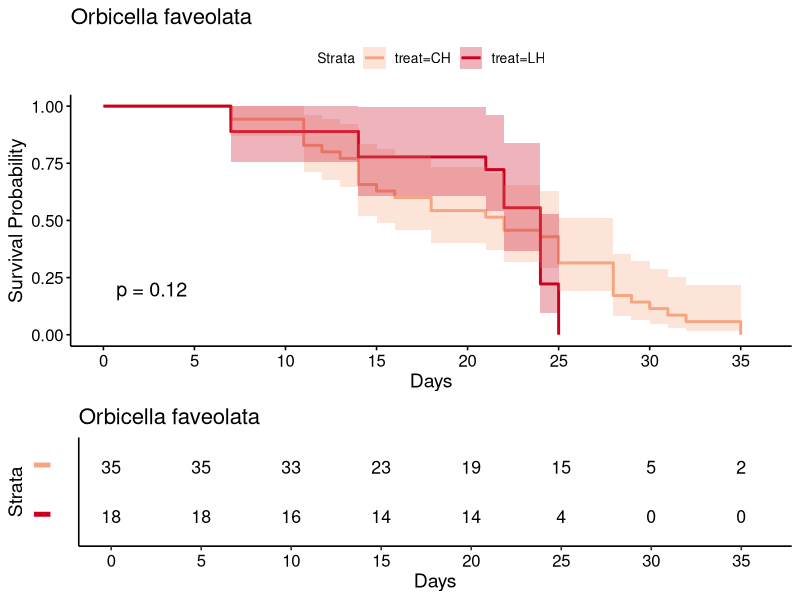
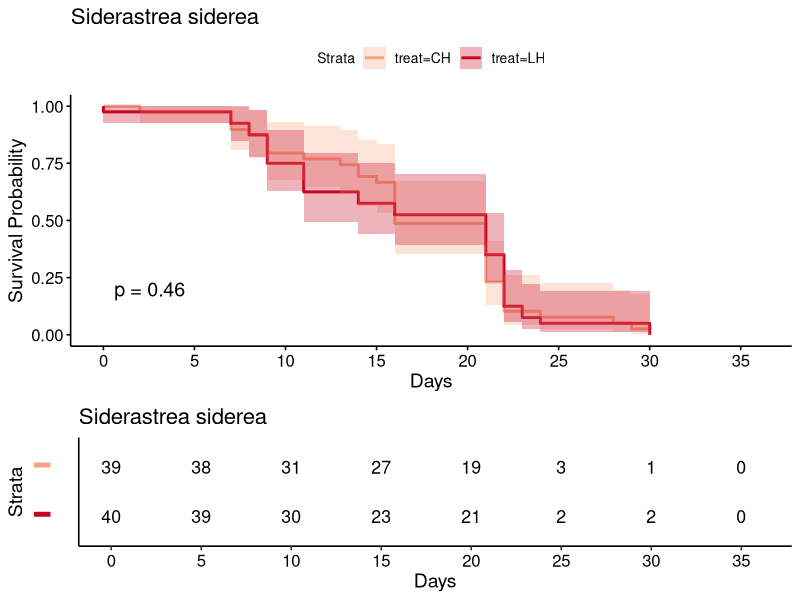
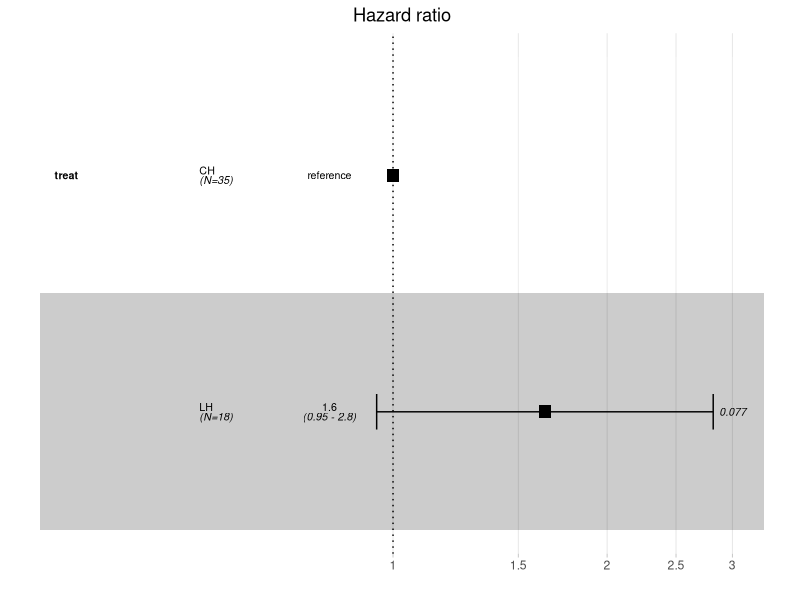
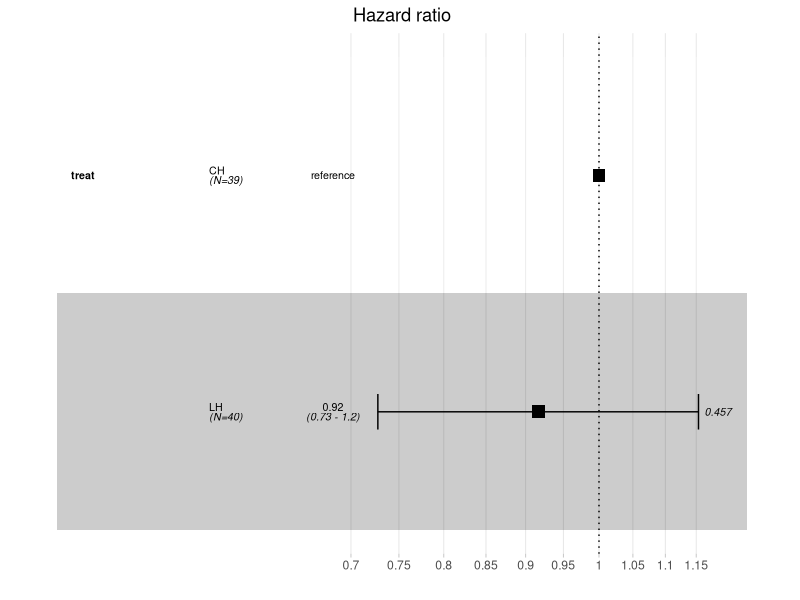
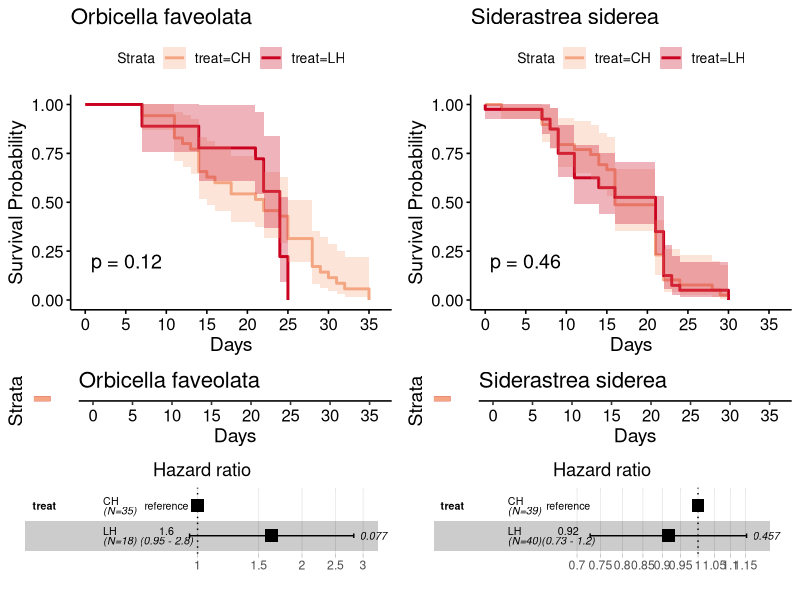
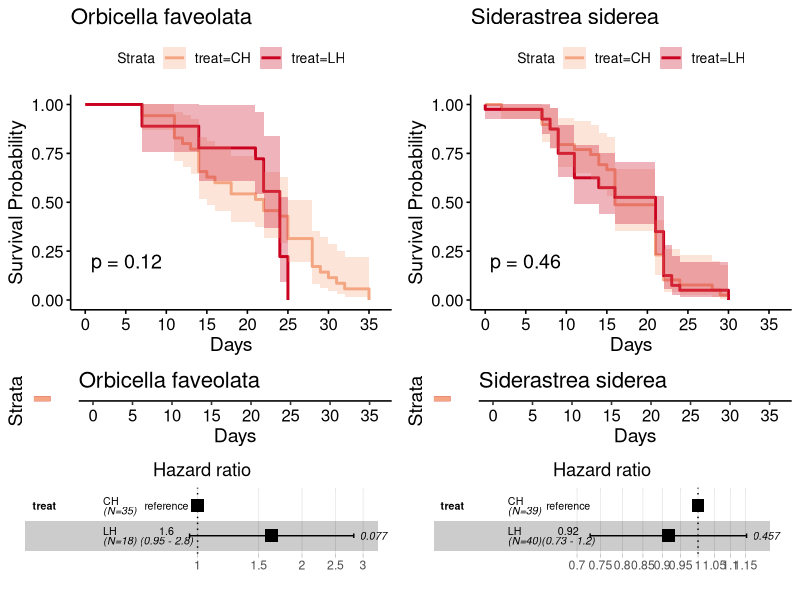

The R source for these figures, in order: (Note: this script raises an error after producing the figures.)
## ---- chunk 1
# -----------------------------------------------------------------------------
# Global chunk options
# echo = TRUE:     show code in rendered output
# warning = FALSE: suppress warnings in rendered document
#                  (warnings still print to console during knitting)
# message = FALSE: suppress package loading messages
# -----------------------------------------------------------------------------
knitr::opts_chunk$set(
  echo    = TRUE,
  warning = FALSE,
  message = FALSE,
  fig.width  = 10,
  fig.height = 6,
  dpi        = 300
)
## ---- chunk 2
library(ggplot2)
library(ggpubr)
library(survival)
library(survminer) # requires ggplot2 < 4.0: under ggplot2 4.x, ggsurvplot() panels draw blank (survminer issue #694)
library(dplyr)
library(lme4)
## ---- chunk 3
urban <- read.csv("../../data/survivorship/urban survivorship.csv", head=T)

# unique genotype ID (genotype numbers are nested within site and species)
urban$geno_id <- paste(urban$species, urban$site, urban$geno, sep = "_")

# second heat-stress cohort (control temperature fragments moved to heat): the data file dates this ramp from
# the experiment schedule (ramp 4/23, 33 C set point 5/7). The tank loggers show the ambient tanks at 22.5 C
# through Apr 24 and at 24.0 C on Apr 28 23:15, reaching 33 C on May 10 (0.75 C/day), i.e. ramp from Apr 26
# and set point May 10, seven days after the first cohort reached its set point (Apr 19). Dates follow the loggers
# (data file unchanged): ramp 4/26, start 5/10; the control temperature period ends the day before (5/9).
# Days are recalculated from start and end.
urban %>%
  mutate(ramp  = if_else(ramp == "4/23/21", "4/26/21", ramp),
         start = if_else(start == "5/7/21", "5/10/21", start),
         end   = if_else(treat %in% c("CC", "LC") & end == "5/6/21", "5/9/21", end),
         days  = as.numeric(as.Date(end, "%m/%d/%y") - as.Date(start, "%m/%d/%y"))) -> urban
stopifnot(all(urban$days >= 0), !any(urban$ramp == "4/23/21"))
str(urban)
head(urban)

# No fragments died in the control temperature treatments (CC, LC) during the 20-day control period,
# so survival analyses use the heat treatments (CH, LH) only
urban %>%
  filter(treat %in% c("CC", "LC")) %>%
  group_by(species, treat) %>%
  summarise(n = n(), deaths = sum(status), days = max(days), .groups = "drop")

# Heat treatments combine two cohorts held in separate tanks: fragments heated from the start (4/5 ramp),
# and the control temperature fragments, which were moved to heat after the 20-day control period
# (4/26 ramp; CC -> CH, LC -> LH). Late-cohort LH fragments therefore had 3 additional weeks of
# low pH exposure before heat stress. Cohort effects are tested in the cohort and tank sensitivity section.
## ---- chunk 4
# heat treatments only, by species
urban_ofav_treat <- subset(urban, species == "Ofav" & treat %in% c("CH", "LH"))
urban_ofav_treat$treat <- factor(urban_ofav_treat$treat, levels = c("CH", "LH"))
urban_ofav_treat$site <- factor(urban_ofav_treat$site, levels = c("Emerald", "Rainbow", "Star", "MacN"))

urban_ssid_treat <- subset(urban, species == "Ssid" & treat %in% c("CH", "LH"))
urban_ssid_treat$treat <- factor(urban_ssid_treat$treat, levels = c("CH", "LH"))
urban_ssid_treat$site <- factor(urban_ssid_treat$site, levels = c("Emerald", "Rainbow", "Star", "MacN"))

# Kaplan-Meier survival curves for each species
fit_ofav_treat <- survfit(Surv(days, status) ~ treat, data = urban_ofav_treat)
summary(fit_ofav_treat)

fit_ssid_treat <- survfit(Surv(days, status) ~ treat, data = urban_ssid_treat)
summary(fit_ssid_treat)

# display a ggsurvplot object (survival curves + risk table) as a single figure; printing ggsurvplot
# objects directly can output "NULL" when knitting with newer survminer versions
show_km <- function(p) ggarrange(p$plot, p$table, heights = c(2, 1), ncol = 1, nrow = 2)

# p-values for Kaplan-Meier plots: robust score (log-rank) test from the genotype-clustered Cox model
robust_score_p <- function(model) {
  paste0("p = ", format.pval(summary(model)$robscore["pvalue"], digits = 2, eps = 0.001))
}

# Cox models use robust standard errors clustered by genotype (cluster = geno_id), because fragments from
# the same colony are not independent. p-values on the Kaplan-Meier plots are the genotype-adjusted
# robust score (log-rank) tests from these models.
# hazard ratio by treatment
hazard_ofav_treat <- coxph(Surv(days, status) ~ treat, data = urban_ofav_treat, cluster = geno_id)
summary(hazard_ofav_treat)

hazard_ssid_treat <- coxph(Surv(days, status) ~ treat, data = urban_ssid_treat, cluster = geno_id)
summary(hazard_ssid_treat)

# NOTE: hazard_ofav_treat violates the proportional hazards assumption (CH and LH survival curves cross
# near day 20), so its single hazard ratio in the plot below is not interpretable; the robust score test
# remains valid. See the O. faveolata time-split section for period-specific hazard ratios.

# Kaplan-Meier plots for each species
fill.color2<-c("#f4a582","#ca0020")

survival_ofav_treat<-ggsurvplot(fit_ofav_treat, data = urban_ofav_treat, pval = robust_score_p(hazard_ofav_treat), xlab="Days", ylab="Survival Probability",
                                conf.int = T, risk.table=T, palette=fill.color2,
                                break.time.by=5, xlim=c(0,36), risk.table.y.text = FALSE) + ggtitle("Orbicella faveolata") 
show_km(survival_ofav_treat)

survival_ssid_treat<-ggsurvplot(fit_ssid_treat, data = urban_ssid_treat, pval = robust_score_p(hazard_ssid_treat), xlab="Days", ylab="Survival Probability",
                                conf.int = T, risk.table=T, palette=fill.color2,
                                break.time.by=5, xlim=c(0,36), risk.table.y.text = FALSE) + ggtitle("Siderastrea siderea") 
show_km(survival_ssid_treat)

# ggforest() cannot handle the genotype cluster or treatment strata terms, so they are hidden from the plotting copy of the model.
# Hazard ratios, CIs, and p-values in the plots remain genotype-adjusted (robust standard errors).
# The ggforest() footer (events, unadjusted likelihood ratio p-value, AIC, concordance) overlaps the x-axis labels,
# so it is removed; the genotype-adjusted p-value is shown on the Kaplan-Meier plot above each hazard ratio plot.
drop_footer <- function(g) {
  if (inherits(g, "gtable")) {
    g$grobs <- lapply(g$grobs, drop_footer)
    return(g)
  }
  if (inherits(g, "gTree") && length(g$children) > 0) {
    kids <- g$children
    keep <- !vapply(kids, function(k) inherits(k, "text") && any(grepl("# Events", k$label, fixed = TRUE)), logical(1))
    g <- grid::setChildren(g, do.call(grid::gList, lapply(kids[keep], drop_footer)))
  }
  g
}

forest_clustered <- function(model, data, ...) {
  dc <- attr(model$terms, "dataClasses")
  attr(model$terms, "dataClasses") <- dc[names(dc) != "(cluster)" & !grepl("^strata\\(", names(dc))]
  p <- ggforest(model, data = data, ...)
  grob <- p$layers[[1]]$geom_params$grob
  if (is.null(grob)) return(p) # fall back to the unmodified plot if the plot structure differs
  ggpubr::as_ggplot(drop_footer(grob))
}

# hazard ratio plots
hazplot_ofav_treat <- forest_clustered(hazard_ofav_treat, data = urban_ofav_treat)
hazplot_ofav_treat

hazplot_ssid_treat <- forest_clustered(hazard_ssid_treat, data = urban_ssid_treat)
hazplot_ssid_treat

# survivorship by treatment figure
urban_treatment_multiplot<-ggarrange(survival_ofav_treat$plot,
                                     survival_ssid_treat$plot, 
                                     survival_ofav_treat$table, 
                                     survival_ssid_treat$table,
                                     hazplot_ofav_treat,
                                     hazplot_ssid_treat,
                                     heights = c(2, 0.5, 0.8),
                                     ncol = 2, nrow = 3)
urban_treatment_multiplot

ggsave("../../outputs/survivorship/urban survivorship treatment.pdf", urban_treatment_multiplot, width=10, height=11,dpi = 300)
## ---- chunk 5
# -----------------------------------------------------------------------------
# The O. faveolata CH vs LH Cox model violates the proportional hazards
# assumption because the survival curves cross: LH delayed mortality until
# about day 20, then declined faster than CH. Splitting follow-up at day 20
# estimates a separate LH vs CH hazard ratio for each period.
# Hazards remain non-proportional after day 20 (cox.zph p < 0.01) because LH
# mortality is concentrated in days 20-27, so the after-day-20 hazard ratio is
# an average over that period; the direction (LH faster after day 20) is the
# robust conclusion.
# -----------------------------------------------------------------------------
ofav_split <- survSplit(Surv(days, status) ~ treat + geno_id, data = urban_ofav_treat,
                        cut = 20, episode = "period") %>%
  mutate(LH_days_0_20 = as.numeric(treat == "LH" & period == 1),
         LH_after_day_20 = as.numeric(treat == "LH" & period == 2))

hazard_ofav_treat_split <- coxph(Surv(tstart, days, status) ~ LH_days_0_20 + LH_after_day_20,
                                 data = ofav_split, cluster = geno_id)
summary(hazard_ofav_treat_split)
cox.zph(hazard_ofav_treat_split) # proportional hazards within each period

s_split <- summary(hazard_ofav_treat_split)
ofav_time_split <- data.frame(period = c("days 0-20", "after day 20"),
                              LH_vs_CH_HR = round(s_split$conf.int[, 1], 2),
                              lower_95 = round(s_split$conf.int[, 3], 2),
                              upper_95 = round(s_split$conf.int[, 4], 2),
                              robust_p = signif(s_split$coefficients[, "Pr(>|z|)"], 3))
ofav_time_split

write.csv(ofav_time_split, file = "../../outputs/survivorship/urban survivorship ofav treatment time split.csv", row.names = FALSE)
## ---- chunk 6
# -----------------------------------------------------------------------------
# CH vs LH survival did not differ in either species, so the heat treatments
# are combined for site comparisons, using the same datasets as the treatment
# section. Cox models are stratified by treatment, giving CH and LH separate
# baseline hazards (O. faveolata CH and LH survival curves cross), and use
# robust standard errors clustered by genotype.
# -----------------------------------------------------------------------------

# Kaplan-Meier survival curves for each species
fit_ofav_site <- survfit(Surv(days, status) ~ site, data = urban_ofav_treat)
summary(fit_ofav_site)

fit_ssid_site <- survfit(Surv(days, status) ~ site, data = urban_ssid_treat)
summary(fit_ssid_site)

# hazard ratio by site
hazard_ofav_site <- coxph(Surv(days, status) ~ site + strata(treat), data = urban_ofav_treat, cluster = geno_id)
summary(hazard_ofav_site)

hazard_ssid_site <- coxph(Surv(days, status) ~ site + strata(treat), data = urban_ssid_treat, cluster = geno_id)
summary(hazard_ssid_site)

# Kaplan-Meier plots for each species
fill.color3<-c("#018571","#80cdc1","#dfc27d","#a6611a")

survival_ofav_site<-ggsurvplot(fit_ofav_site, data = urban_ofav_treat, pval = robust_score_p(hazard_ofav_site), xlab="Days", ylab="Survival Probability",
                               conf.int = T, risk.table=T, palette=fill.color3,
                               break.time.by=5, xlim=c(0,36), risk.table.y.text = FALSE) + ggtitle("Orbicella faveolata") 
show_km(survival_ofav_site)

survival_ssid_site<-ggsurvplot(fit_ssid_site, data = urban_ssid_treat, pval = robust_score_p(hazard_ssid_site), xlab="Days", ylab="Survival Probability",
                               conf.int = T, risk.table=T, palette=fill.color3,
                               break.time.by=5, xlim=c(0,36), risk.table.y.text = FALSE) + ggtitle("Siderastrea siderea") 
show_km(survival_ssid_site)

# hazard ratio plots
hazplot_ofav_site <- forest_clustered(hazard_ofav_site, data = urban_ofav_treat)
hazplot_ofav_site

hazplot_ssid_site <- forest_clustered(hazard_ssid_site, data = urban_ssid_treat)
hazplot_ssid_site

# survivorship by site figure
urban_site_multiplot<-ggarrange(survival_ofav_site$plot,
                                survival_ssid_site$plot, 
                                survival_ofav_site$table, 
                                survival_ssid_site$table,
                                hazplot_ofav_site,
                                hazplot_ssid_site,
                                heights = c(2, 0.6, 1.1),
                                ncol = 2, nrow = 3)
urban_site_multiplot

ggsave("../../outputs/survivorship/urban survivorship site.pdf", urban_site_multiplot, width=10, height=12,dpi = 300)
## ---- chunk 7
# -----------------------------------------------------------------------------
# All fragments in the heat treatments died (no censoring), so mean days to
# mortality is exact. Control temperature treatments had no mortality and are
# excluded. Days are counted from the end of the temperature ramp (start date).
# -----------------------------------------------------------------------------
sem <- function(x) sd(x) / sqrt(length(x))

urban_heat <- urban %>%
  filter(treat %in% c("CH", "LH")) %>%
  mutate(site = factor(site, levels = c("Emerald", "Rainbow", "Star", "MacN")))

days_summary <- function(dat, grouping, ...) {
  dat %>%
    group_by(species, ...) %>%
    summarise(n = n(), deaths = sum(status), mean_days = round(mean(days), 2),
              sem_days = round(sem(days), 2), .groups = "drop") %>%
    mutate(grouping = grouping, .after = species)
}

days_to_mortality <- bind_rows(
  days_summary(urban_heat, "treatment", treat),
  days_summary(urban_heat, "site", site),
  days_summary(urban_heat, "treatment x site", treat, site)
) %>%
  dplyr::select(species, grouping, treat, site, everything()) %>%
  mutate(grouping = factor(grouping, levels = c("treatment", "site", "treatment x site"))) %>%
  arrange(species, grouping, treat, site)
days_to_mortality

write.csv(days_to_mortality, file = "../../outputs/survivorship/urban survivorship days to mortality.csv", row.names = FALSE)
## ---- chunk 8
# -----------------------------------------------------------------------------
# Exports hazard ratios, model tests, and proportional hazards tests for all
# Cox models. Models use robust standard errors clustered by genotype, so the
# robust Wald and robust score tests are the genotype-adjusted tests to report;
# the likelihood ratio and log-rank tests assume independent fragments.
# Proportional hazards: cox.zph() p-values below 0.05 indicate the hazard ratio
# changes over time, so a single hazard ratio is not a valid summary; in that
# case, report the robust score (log-rank) test instead.
# O. faveolata CH vs LH (hazard_ofav_treat) violates this assumption.
# -----------------------------------------------------------------------------
cox_models <- list(ofav_treat = hazard_ofav_treat, ssid_treat = hazard_ssid_treat,
                   ofav_treat_time_split = hazard_ofav_treat_split,
                   ofav_site = hazard_ofav_site, ssid_site = hazard_ssid_site)

# proportional hazards tests
lapply(cox_models, cox.zph)

capture.output({
  for (nm in names(cox_models)) {
    s <- summary(cox_models[[nm]])
    cat("=== ", nm, " ===\n", sep = "")
    cat("n =", s$n, " events =", s$nevent, "\n")
    print(round(s$conf.int, 3))
    print(signif(s$coefficients, 3))
    cat("Genotype-adjusted tests: robust Wald p =", signif(s$waldtest["pvalue"], 3),
        " robust score p =", signif(s$robscore["pvalue"], 3), "\n")
    cat("Unadjusted tests: likelihood ratio p =", signif(s$logtest["pvalue"], 3),
        " log-rank p =", signif(s$sctest["pvalue"], 3), "\n")
    cat("Proportional hazards test (cox.zph):\n")
    print(cox.zph(cox_models[[nm]])$table)
    cat("\n")
  }
}, file = "../../outputs/survivorship/urban survivorship stats.txt")
## ---- chunk 9
# -----------------------------------------------------------------------------
# Genotype is the main source of variation in time to mortality under heat
# stress. Because genotypes are nested within sites, the replicates for site
# comparisons are genotypes, not fragments.
#   1. variance partitioning: days ~ treatment + site + cohort + (1 | genotype)
#      (all heat fragments died, so days to mortality is uncensored)
#   2. consistency of genotype responses across CH and LH (correlation of genotype means)
#   3. site comparison using genotype means as replicates
# -----------------------------------------------------------------------------
geno_heat <- urban_heat %>%
  mutate(cohort = if_else(ramp == "4/5/21", "early ramp", "late ramp"),
         treat = factor(treat, levels = c("CH", "LH")))

geno_results <- lapply(c("Ofav", "Ssid"), function(sp) {
  d <- filter(geno_heat, species == sp)

  # 1. variance partitioning, with LRT for the genotype random effect
  m <- lmer(days ~ treat + site + cohort + (1 | geno_id), data = d, REML = TRUE)
  m0 <- lm(days ~ treat + site + cohort, data = d)
  vc <- as.data.frame(VarCorr(m))
  lrt <- 2 * (as.numeric(logLik(update(m, REML = FALSE))) - as.numeric(logLik(m0)))

  # 2. genotype means in CH vs LH, for genotypes present in both
  g_trt <- d %>%
    group_by(geno_id, treat) %>%
    summarise(mean_days = mean(days), .groups = "drop") %>%
    tidyr::pivot_wider(names_from = treat, values_from = mean_days) %>%
    filter(!is.na(CH), !is.na(LH))
  ct <- cor.test(g_trt$CH, g_trt$LH)

  # 3. site comparison on genotype means
  g_site <- d %>%
    group_by(geno_id, site) %>%
    summarise(mean_days = mean(days), .groups = "drop")
  site_means <- tapply(g_site$mean_days, g_site$site, mean)

  data.frame(species = sp,
             genotype_pct_nonfixed_var = round(100 * vc$vcov[vc$grp == "geno_id"] / sum(vc$vcov), 1),
             genotype_LRT_p = signif(pchisq(lrt, 1, lower.tail = FALSE) / 2, 3), # halved: variance tested at boundary of zero
             n_geno_both_treatments = nrow(g_trt),
             CH_LH_genotype_r = round(unname(ct$estimate), 2),
             CH_LH_genotype_r_p = signif(ct$p.value, 3),
             n_geno = nrow(g_site),
             t(setNames(round(site_means, 2), paste0("mean_days_geno_", names(site_means)))),
             site_anova_p = signif(summary(aov(mean_days ~ site, data = g_site))[[1]][["Pr(>F)"]][1], 3),
             site_kruskal_p = signif(kruskal.test(mean_days ~ site, data = g_site)$p.value, 3))
})
genotype_effects <- bind_rows(geno_results)
genotype_effects

write.csv(genotype_effects, file = "../../outputs/survivorship/urban survivorship genotype effects.csv", row.names = FALSE)
## ---- chunk 10
# -----------------------------------------------------------------------------
# Each heat treatment combines two cohorts held in separate tanks: fragments
# heated from the start (4/5 ramp) and the control temperature fragments (CC, LC),
# moved to heat after the 20-day control period (4/26 ramp). Tests whether cohort (equivalent to tank within
# treatment) affects survival, and whether adjusting for it changes the
# treatment or site results. All models clustered by genotype; p-values are
# robust score tests, except the treatment x cohort interaction (robust Wald).
# Stratifying by tank also stratifies by treatment, since tanks are nested in
# treatment.
# -----------------------------------------------------------------------------
cohort_results <- lapply(c("Ofav", "Ssid"), function(sp) {
  d <- filter(geno_heat, species == sp)
  rscore <- function(m) signif(summary(m)$robscore["pvalue"], 3)
  hr <- function(m) round(summary(m)$conf.int[1, 1], 2)

  m_cohort   <- coxph(Surv(days, status) ~ cohort, data = d, cluster = geno_id)
  m_int      <- coxph(Surv(days, status) ~ treat * cohort, data = d, cluster = geno_id)
  m_trt      <- coxph(Surv(days, status) ~ treat, data = d, cluster = geno_id)
  m_trt_str  <- coxph(Surv(days, status) ~ treat + strata(cohort), data = d, cluster = geno_id)
  m_site     <- coxph(Surv(days, status) ~ site + strata(treat), data = d, cluster = geno_id)
  m_site_str <- coxph(Surv(days, status) ~ site + strata(tank), data = d, cluster = geno_id)
  int_row    <- grep(":", rownames(summary(m_int)$coefficients))

  data.frame(species = sp,
             cohort_p = rscore(m_cohort),
             treat_x_cohort_p = signif(summary(m_int)$coefficients[int_row, "Pr(>|z|)"], 3),
             LH_vs_CH_HR = hr(m_trt), LH_vs_CH_p = rscore(m_trt),
             LH_vs_CH_HR_cohort_strata = hr(m_trt_str), LH_vs_CH_p_cohort_strata = rscore(m_trt_str),
             site_p = rscore(m_site), site_p_tank_strata = rscore(m_site_str))
})
cohort_sensitivity <- bind_rows(cohort_results)
cohort_sensitivity

write.csv(cohort_sensitivity, file = "../../outputs/survivorship/urban survivorship cohort sensitivity.csv", row.names = FALSE)
## ---- chunk 11
# record R and package versions for reproducibility
sessionInfo()
